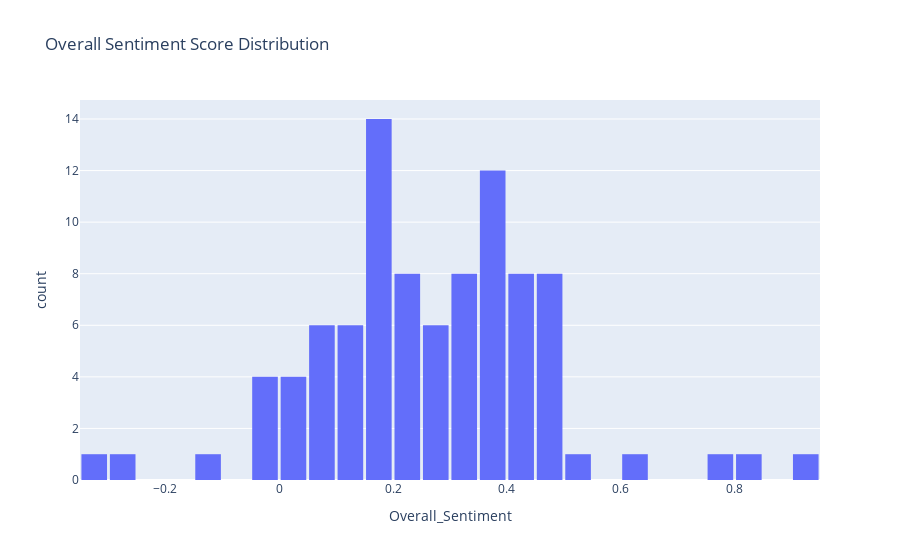

Notebook cell for this chart:
### Code cell
# Visualization: Sentiment Score Distribution
fig = px.histogram(reviews_df, x='Overall_Sentiment', nbins=30, title='Overall Sentiment Score Distribution')
fig.update_layout(bargap=0.1)
fig.show()

### Figure 1 — Plotly figure (JSON) as saved in the notebook; plotly's stock layout.template omitted (floating-point values rounded to 4 significant figures)
{"data": [{"alignmentgroup": "True", "bingroup": "x", "hovertemplate": "Overall_Sentiment=%{x}<br>count=%{y}<extra></extra>", "legendgroup": "", "marker": {"color": "#636efa", "pattern": {"shape": ""}}, "name": "", "nbinsx": 30, "offsetgroup": "", "orientation": "v", "showlegend": false, "type": "histogram", "x": [0.15, 0.0625, 0.3098, 0.275, 0.45, 0.1512, 0.4389, 0.325, 0.1325, 0.2056, 0.3958, 0.35, 0.2463, 0.2, 0.1417, 0.1329, 0.3689, 0.3469, 0.365, 0.2011, 0.185, 0.4, 0.1312, 0.35, 0.32, 0.4, 0.4639, 0.3875, 0.3354, 0.205, 0.1268, 0.1744, 0.175, 0.03368, 0.075, 0.3321, 0, 0.1558, 0.4, 0.3875, 0.05, 0.3399, 0.4719, -0.02708, 0.169, 0.06333, 0.1447, 0.4188, 0.2, -0.025, 0.157, 0.2571, 0.6125, 0.075, 0.175, 0.2251, 0.2963, 0.4796, 0.2209, -0.2615, 0.4514, 0.09031, -0.03375, 0.1802, 0.1675, 0.167, 0.3542, -0.03591, 0.276, 0.3792, 0.3767, 0.465, 0, 0.2833, 0.475, 0.1917, 0.485, 0.3875, 0.15, 0.3819, 0.7667, 0.4, 0, 0.4167, 0.4, 0.9333, 0.8219, 0.25, -0.125, -0.3125, 0.3, 0.5], "xaxis": "x", "yaxis": "y"}], "layout": {"bargap": 0.1, "barmode": "relative", "legend": {"tracegroupgap": 0}, "title": {"text": "Overall Sentiment Score Distribution"}, "xaxis": {"anchor": "y", "domain": [0, 1], "title": {"text": "Overall_Sentiment"}}, "yaxis": {"anchor": "x", "domain": [0, 1], "title": {"text": "count"}}}}
